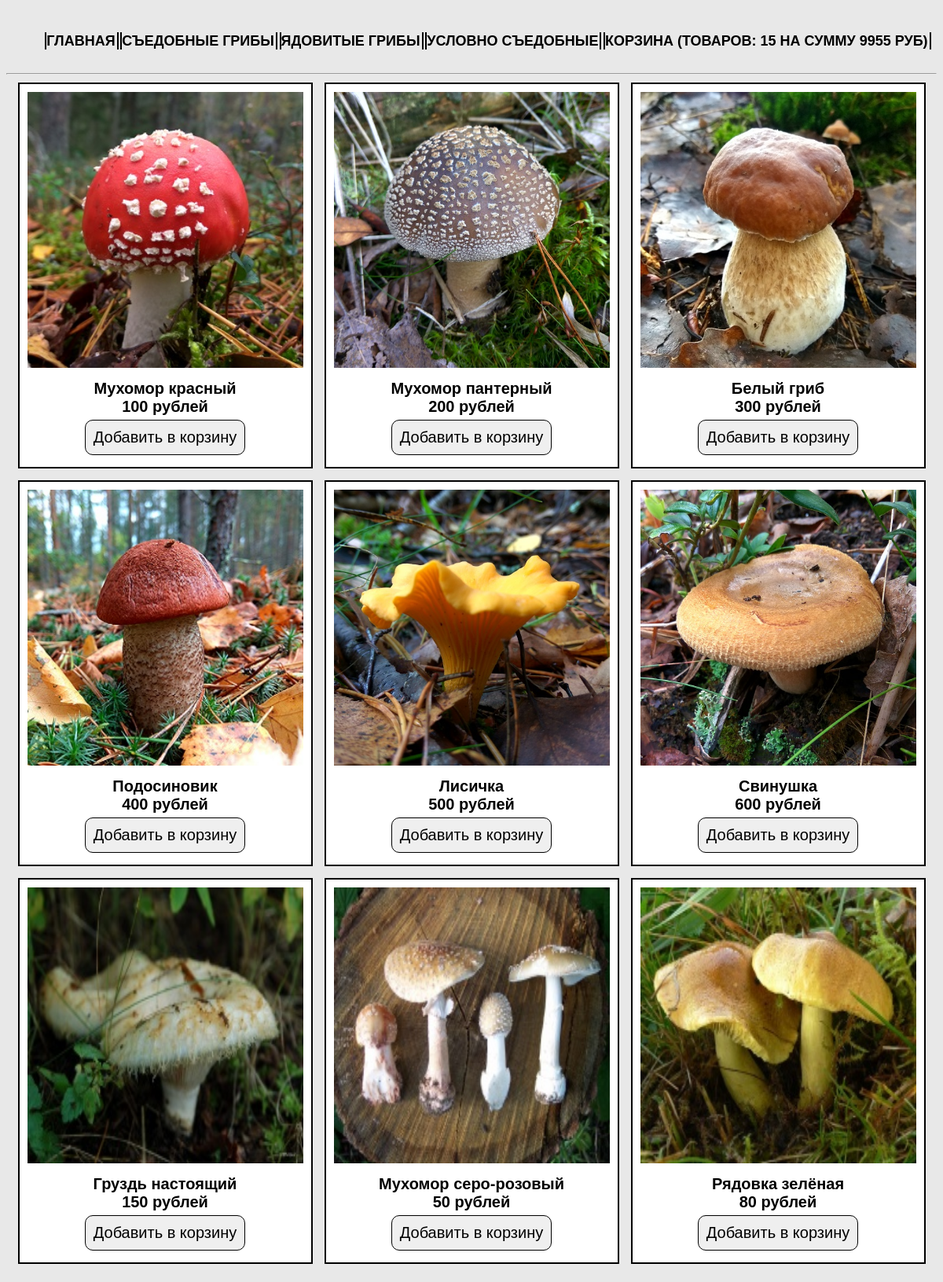
The page / on the database its author committed.
### tables this page shows
CREATE TABLE `cats` (
  `id` int(11) NOT NULL,
  `name` varchar(50) NOT NULL,
  `rus_name` varchar(50) NOT NULL
);

CREATE TABLE `products` (
  `id` int(11) NOT NULL,
  `title` varchar(50) NOT NULL,
  `cat` varchar(50) NOT NULL,
  `price` int(11) NOT NULL,
  `rus_name` varchar(50) NOT NULL,
  `img` varchar(50) NOT NULL,
  `descr` text NOT NULL
);

### index.php (the view)
 <?php
  require_once 'parts/header.php';
$products = $connect->query("SELECT * FROM `products`");
$products = $products->fetchAll(PDO::FETCH_ASSOC);
 ?>
<div class="main">
<?php foreach ($products as $product ) { ?>
<div class="card">
    <a href="index.php?product=<?= $product['name']; ?>">
        <img src="img/<?= $product['img'];?>" alt="<?= $product['rus_name'];?>">
    </a>
    <div class="label"><?= $product['rus_name'] ?><br><?= $product['price']?> рублей</div>
    <button type="submit">Добавить в корзину</button>
</div>
<? } ?>
</div>
</body>
</html>

### parts/header.php (shortened to what this page needs)
<?php
require_once 'DB/db.php';
$cats = $connect->query("SELECT * FROM `cats`");
$cats = $cats->fetchAll(PDO::FETCH_ASSOC);
?>
<!doctype html>
<html lang="ru">
<head>
    <link rel="stylesheet" href="css/style.css">
</head>
<body>
<nav id="menu">
    <ul>
        <li><a href="index.php">Главная</a></li>
        <? foreach ($cats as $cat) { ?>
        <li><a href="index.php?cat=<?=$cat['name'] ?>"><?= $cat['rus_name'] ; ?></a></li>
        <? } ?>
        <li><a href="cart.php">Корзина (Товаров: 15 на сумму 9955 руб)</a></li>
    </ul>
</nav>
<hr>

### css/style.css (style rules this page uses)
* { font-family: 'Arial', sans-serif; font-size: 20px; }
body { margin-top: 20px; background-color: #e8e8e8; }
a { text-decoration: none; text-transform: uppercase; color: #000000; -webkit-transition: all .3s; -moz-transition: all .3s; -ms-transition: all .3s; -o-transition: all .3s; transition: all .3s; }
input, button { margin: 5px auto; border: none; padding: 10px; -webkit-transition: all .3s; -moz-transition: all .3s; -ms-transition: all .3s; -o-transition: all .3s; transition: all .3s; }
input[type=submit], button { -webkit-border-radius: 10px; -moz-border-radius: 10px; border-radius: 10px; border: 1px solid black; display: block; cursor: pointer; }
label, .label { margin-top: 10px; font-weight: 700; }
img { width: 100%; min-width: 351px; min-height: 351px; }
.main, nav { width: 1170px; margin: auto; display: flex; flex-wrap: wrap; justify-content: space-around; }
nav ul { display: flex; list-style: none; width: 100%; justify-content: space-around; font-weight: 700; }
nav a { font-size: 18px; }
nav a:after { content: ''; width: 10px; height: 10px; border: 1px solid #000; margin-left: 2px; }
nav a:before { content: ''; width: 10px; height: 10px; border: 1px solid #000; margin-left: 2px; }
.card { margin-bottom: 15px; width: 30%; padding: 10px; border: 2px solid black; text-align: center; background-color: #fff; }

### rows shown on the page
cats: rus_name "СЪЕДОБНЫЕ ГРИБЫ"
cats: rus_name "ЯДОВИТЫЕ ГРИБЫ"
cats: rus_name "УСЛОВНО СЪЕДОБНЫЕ"
products: img (picture), rus_name "Мухомор красный", price "100"
products: img (picture), rus_name "Мухомор пантерный", price "200"
products: img (picture), rus_name "Белый гриб", price "300"
products: img (picture), rus_name "Подосиновик", price "400"
products: img (picture), rus_name "Лисичка", price "500"
products: img (picture), rus_name "Свинушка", price "600"
products: img (picture), rus_name "Груздь настоящий", price "150"
products: img (picture), rus_name "Мухомор серо-розовый", price "50"
products: img (picture), rus_name "Рядовка зелёная", price "80"
